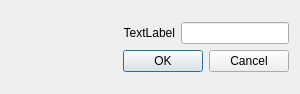
<?xml version="1.0" encoding="UTF-8"?>
<ui version="4.0">
 <class>Dialog</class>
 <widget class="QDialog" name="Dialog">
  <property name="geometry">
   <rect>
    <x>0</x>
    <y>0</y>
    <width>300</width>
    <height>94</height>
   </rect>
  </property>
  <property name="windowTitle">
   <string>Dialog</string>
  </property>
  <layout class="QGridLayout" name="gridLayout_2">
   <item row="0" column="0">
    <layout class="QGridLayout" name="gridLayout">
     <item row="0" column="0">
      <widget class="QLabel" name="label">
       <property name="sizePolicy">
        <sizepolicy hsizetype="Expanding" vsizetype="Preferred">
         <horstretch>0</horstretch>
         <verstretch>0</verstretch>
        </sizepolicy>
       </property>
       <property name="text">
        <string>TextLabel</string>
       </property>
       <property name="alignment">
        <set>Qt::AlignRight|Qt::AlignTrailing|Qt::AlignVCenter</set>
       </property>
      </widget>
     </item>
     <item row="0" column="1">
      <widget class="QLineEdit" name="lineEdit">
       <property name="sizePolicy">
        <sizepolicy hsizetype="Preferred" vsizetype="Maximum">
         <horstretch>0</horstretch>
         <verstretch>0</verstretch>
        </sizepolicy>
       </property>
      </widget>
     </item>
     <item row="1" column="0" colspan="2">
      <widget class="QDialogButtonBox" name="buttonBox">
       <property name="orientation">
        <enum>Qt::Horizontal</enum>
       </property>
       <property name="standardButtons">
        <set>QDialogButtonBox::Cancel|QDialogButtonBox::Ok</set>
       </property>
      </widget>
     </item>
    </layout>
   </item>
  </layout>
 </widget>
 <resources/>
 <connections>
  <connection>
   <sender>buttonBox</sender>
   <signal>accepted()</signal>
   <receiver>Dialog</receiver>
   <slot>accept()</slot>
   <hints>
    <hint type="sourcelabel">
     <x>248</x>
     <y>254</y>
    </hint>
    <hint type="destinationlabel">
     <x>157</x>
     <y>274</y>
    </hint>
   </hints>
  </connection>
  <connection>
   <sender>buttonBox</sender>
   <signal>rejected()</signal>
   <receiver>Dialog</receiver>
   <slot>reject()</slot>
   <hints>
    <hint type="sourcelabel">
     <x>316</x>
     <y>260</y>
    </hint>
    <hint type="destinationlabel">
     <x>286</x>
     <y>274</y>
    </hint>
   </hints>
  </connection>
 </connections>
</ui>
